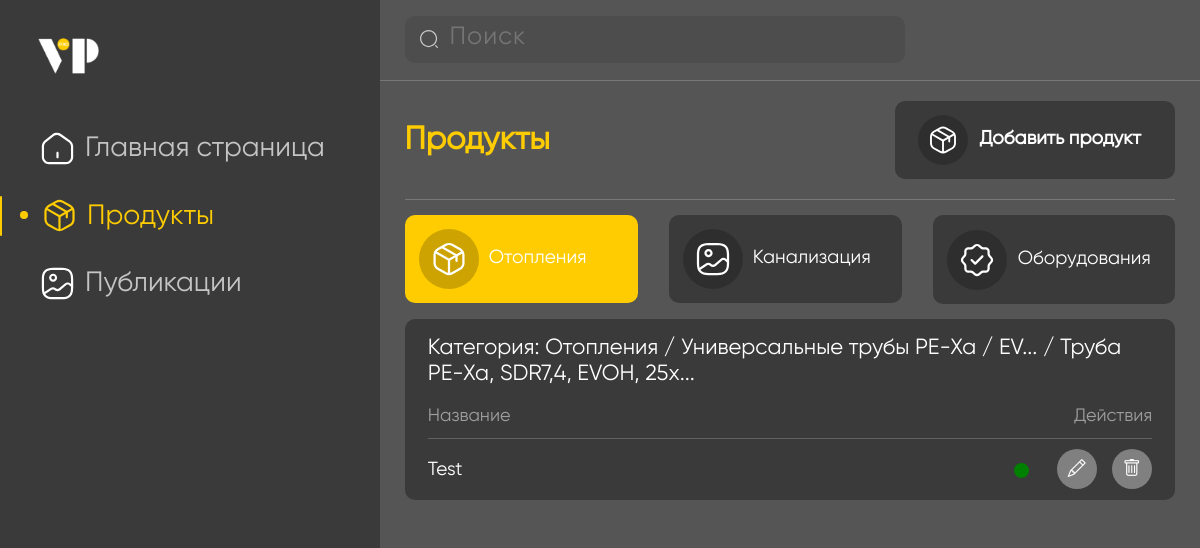
/manage/product/1/?category3=1 (signed in), run on an earlier commit of the app's database.
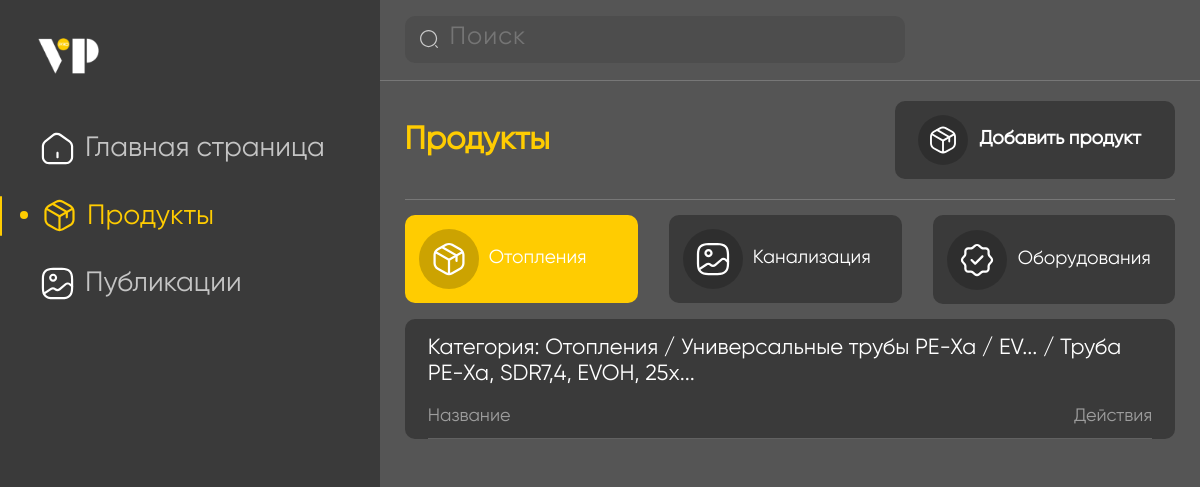
And on a later commit of the database.
### main/models.py (models this page shows, shortened)
class Product(models.Model):
    bind = models.ForeignKey(ProductCategory3, on_delete=models.CASCADE)
    name = models.CharField("Tovar nomi", max_length=500)
    show = models.BooleanField(default=True)
    img = models.ImageField("Tovar rasmi", upload_to="images/products/")
    date = models.DateField(auto_now_add=True)
    class Meta:
        ordering = ['-id']

### main/views.py (the view, shortened to what this page needs)
# urls.py: path('product/<int:cat_id>/', admin_products, name='admin_products'),
def admin_products(request, cat_id):
    if request.user.is_authenticated:
        category2 = ProductCategory2.objects.select_related("bind").filter(bind=cat_id)
        context = {
                "index": 1,
                "procuct_categories2": category2,
                "procuct_categories3": ProductCategory3.objects.select_related("bind").all(),
                "panel_index": cat_id-1,
                "search": cat_id
                   }
        if category2:
            context["short"] = category2[0].bind
        else:
            context["short"] = ProductCategory1.objects.get(id=cat_id)
        if request.GET:
            del_cat2 = request.GET.get("delete_category2")
            del_cat3 = request.GET.get("delete_category3")
            if del_cat2 is not None:
                ProductCategory2.objects.select_related("bind").get(id=del_cat2).delete()
            if del_cat3 is not None:
                ProductCategory3.objects.select_related("bind").get(id=del_cat3).delete()
            edit_cat2 = request.GET.get("edit_category2")
            edit_cat3 = request.GET.get("edit_category3")
            if edit_cat2 is not None:
                val = request.GET.get("val2")
                ProductCategory2.objects.select_related("bind").filter(id=edit_cat2).update(name=val)
            if edit_cat3 is not None:
                val3 = request.GET.get("val3")
                ProductCategory3.objects.select_related("bind").filter(id=edit_cat3).update(name=val3)
            add_cat2 = request.GET.get("add_category2")
            if add_cat2 is not None:
                data = {}
                val2 = request.GET.get("val2")
                cat3 = ProductCategory3.objects.select_related("bind").create(name=val2, bind_id=add_cat2)
                data['category_id'] = cat3.id
                return JsonResponse(data)
            add_cat1 = request.GET.get("add_category1")
            if add_cat1 is not None:
                data = {}
                new_cat1 = ProductCategory2.objects.select_related("bind").create(name=add_cat1, bind_id=cat_id)
                data['category_id'] = new_cat1.id
                return JsonResponse(data)
            category3_id = request.GET.get('category3')
            if category3_id is not None:
                products = Product.objects.select_related("bind").filter(bind=category3_id)
                data = {
                    "index": 1,
                    "panel_index": cat_id-1,
                    "panel_index_url": cat_id,
                    "products": products,
                    "category3": ProductCategory3.objects.select_related("bind").get(id=category3_id),
                    "category3_id": category3_id,
                    "search": f"product{category3_id}"
                   }
                return render(request, 'admin_manage/admin_products.html', data)
        return render(request, 'admin_manage/admin_product.html', context)
    else:
        return HttpResponse("<h1 style='text-align:center;'>You are not admin</h1>")

### main/models.py (called while the page is built)
    def __str__(self):
        return self.name

### templates/admin_manage/admin_products.html (shortened to what this page needs)
{% extends './baseadmin/base_panel.html' %}
{% block main_panel %}
<div class="right_panel_title right_panel_title_add">
    <p class="product_text">Продукты</p>
    <div class="add_product">
        <a href="?add_product={{category3_id}}">
            <div class="cart_img">
            </div>
            <div class="cart_text">
                <p>Добавить продукт</p>
            </div>
        </a>
    </div>
</div>
<div class="menu_carts_block">
    <div class="menu_cart">
        <a href="/manage/product/1/">
            <div class="cart_img">
            </div>
            <div class="cart_text">
                <p>Отопления</p>
            </div>
        </a>
    </div>
    <div class="menu_cart">
        <a href="/manage/product/2/">
            <div class="cart_img">
            </div>
            <div class="cart_text">
                <p>Канализация</p>
            </div>
        </a>
    </div>
    <div class="menu_cart">
        <a href="/manage/product/3/">
            <div class="cart_img">
            </div>
            <div class="cart_text">
                <p>Оборудования</p>
            </div>
        </a>
    </div>
</div>
<div class="right_panel_table_container">
    <div class="table_title">
        <p>Категория: <a href="/manage/product/{{panel_index_url}}/" class="url_category url_category1"></a> / <a href="/manage/product/{{panel_index_url}}/" class="url_category">{{category3.bind}}</a> / <a href="/manage/product/{{panel_index_url}}/" class="url_category">{{category3.name}}</a></p>
    </div>
    <div class="right_panel_table">
        <table>
            <thead>
                <tr class="right_panel_actions">
                    <th>Название</th>
                    <th>Действия</th>
                </tr>
            </thead>
            <tbody class="table_product_result">
                {% for product in products %}
                <tr class="tr_category">
                    <td class="td_product">
                        <p class="category_top">
                            <a href="/manage/editproduct/{{product.id}}/">
                                {{product.name}}
                            </a>
                        </p>
                     </td>
                     <td class="td_product_actions">
                         {% if product.show %}
                             <div class="admin_edit admin_show" data-id="{{product.id}}" data-show="true" onclick="show(this)">
                                <span style="background-color:green;"></span>
                             </div>
                         {% else %}
                            <div class="admin_edit admin_show" data-id="{{product.id}}" data-show="false" onclick="show(this)">
                                <span></span>
                            </div>
                         {% endif %}
                         <a href="/manage/editproduct/{{product.id}}/">
                             <div class="admin_edit" >
                                <i class="bi bi-pencil"></i>
                             </div>
                         </a>
                         <div class="admin_delete" onclick="delete_category(this,'pr')" data-delete="{{product.id}}">
                            <i class="bi bi-trash"></i>
                         </div>
                     </td>
                 </tr>
                {% endfor %}
            </tbody>
        </table>
    </div>
</div>
{% endblock %}

What changed in the data, as far as the page shows it:
removed Product: name "Test"
